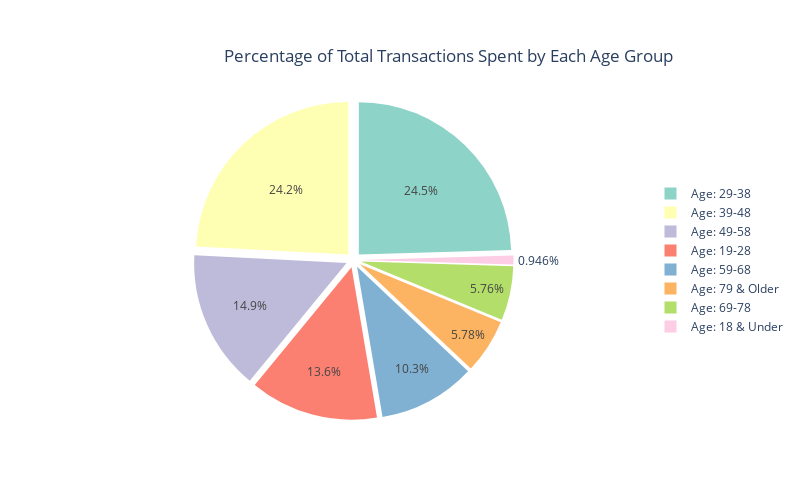

The cell this chart's notebook holds for it:
### Markdown cell above
### Markdown Note: JBrooks -  spending amounts per age group

### Code cell
import plotly.express as px

# Group the data by 'age_description' and sum the 'amt' for each group
age_group_spending = df.groupby('age_description')['amt'].sum().reset_index()

# Rename columns for clarity
age_group_spending.columns = ['age_group', 'total_spent']

# Create a pie chart using plotly.express
fig = px.pie(
    age_group_spending, 
    names='age_group', 
    values='total_spent', 
    title='Percentage of Total Transactions Spent by Each Age Group',
    color_discrete_sequence=px.colors.qualitative.Set3,
    height=500, width=800
)

# Add a pull parameter to "explode" the slices
fig.update_traces(pull=[0.05] * len(age_group_spending))  # Pull each slice out by 5%

# Update layout for centered title and pie chart
fig.update_layout(
    title={
        'text': 'Percentage of Total Transactions Spent by Each Age Group',
        'y': 0.90,  # position the title closer to the top
        'x': 0.56,   # center the title horizontally
        'xanchor': 'center',
        'yanchor': 'top'
    },
    legend={
        'yanchor': 'middle',  # vertical centering
        'y': 0.5,             # legend is vertically centered
        'xanchor': 'left',     # move the legend to the right side
        'x': 1.1              # move the legend further right to avoid overlapping the pie chart
    },
    margin=dict(l=100)  # adds 100px left margin to move the pie chart to the left
)

# Display the pie chart
fig.show()

### Figure 1 — Plotly figure (JSON) as saved in the notebook; plotly's stock layout.template omitted (floating-point values rounded to 4 significant figures)
{"data": [{"domain": {"x": [0, 1], "y": [0, 1]}, "hovertemplate": "age_group=%{label}<br>total_spent=%{value}<extra></extra>", "labels": ["Age: 18 & Under", "Age: 19-28", "Age: 29-38", "Age: 39-48", "Age: 49-58", "Age: 59-68", "Age: 69-78", "Age: 79 & Older"], "legendgroup": "", "name": "", "pull": [0.05, 0.05, 0.05, 0.05, 0.05, 0.05, 0.05, 0.05], "showlegend": true, "type": "pie", "values": [862900.0, 12430000.0, 22380000.0, 22050000.0, 13570000.0, 9404000.0, 5257000.0, 5275000.0]}], "layout": {"height": 500, "legend": {"tracegroupgap": 0, "x": 1.1, "xanchor": "left", "y": 0.5, "yanchor": "middle"}, "margin": {"l": 100}, "piecolorway": ["rgb(141,211,199)", "rgb(255,255,179)", "rgb(190,186,218)", "rgb(251,128,114)", "rgb(128,177,211)", "rgb(253,180,98)", "rgb(179,222,105)", "rgb(252,205,229)", "rgb(217,217,217)", "rgb(188,128,189)", "rgb(204,235,197)", "rgb(255,237,111)"], "title": {"text": "Percentage of Total Transactions Spent by Each Age Group", "x": 0.56, "xanchor": "center", "y": 0.9, "yanchor": "top"}, "width": 800}}
